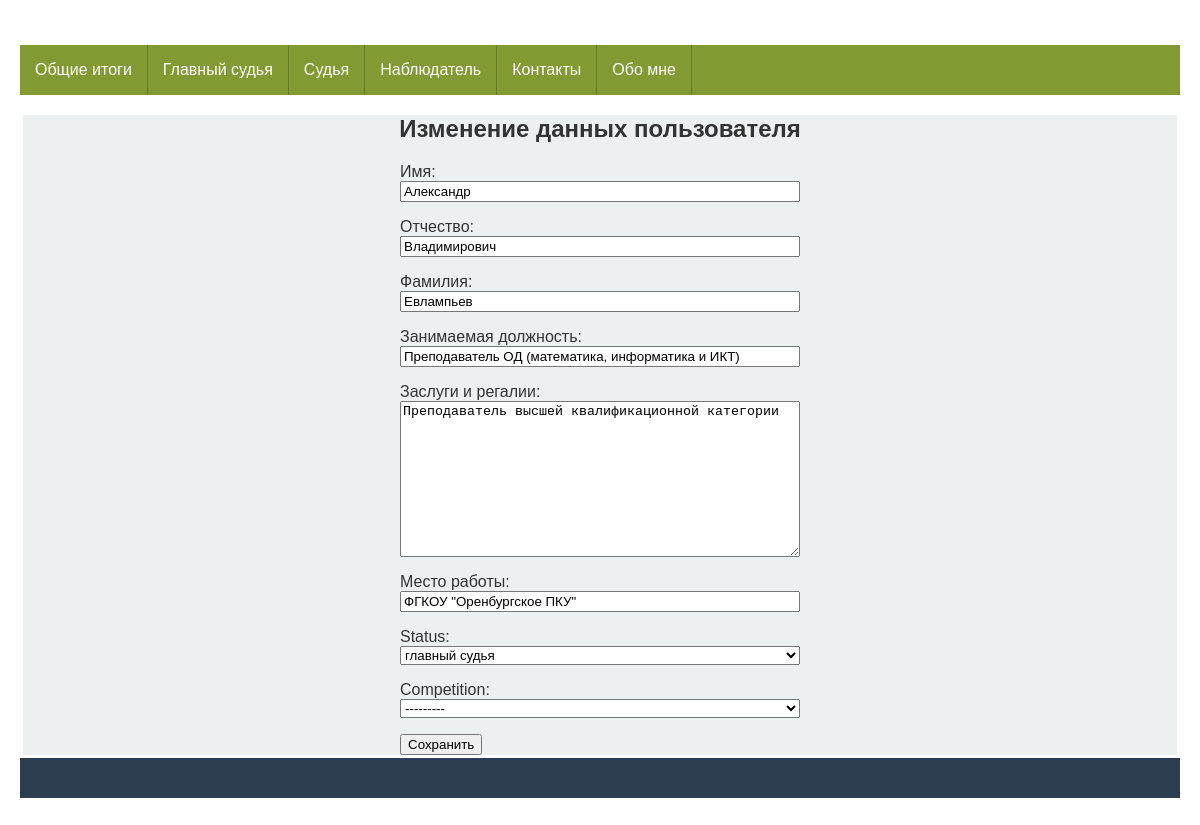
Page /judges/edit/1/ on the committed database.
### app_for_judges/models.py (models this page shows, shortened)
class User(models.Model):
    class Meta:
        abstract = True  # данное поле указывает, что класс абстрактный
    name = models.CharField(_('Имя'), max_length=25)
    patronymic = models.CharField(_('Отчество'), max_length=25, default=None)
    last_name = models.CharField(_('Фамилия'), max_length=25)
    is_active = models.BooleanField(_('Удалить'), default=True)

class Judge(User):
    STATUSES = (
        ('M', 'главный судья'),
        ('J', 'судья'),
        ('S', 'секретарь'),
        ('O', 'наблюдатель'),
    )
    class Meta:
        db_table = 'judges'
        verbose_name = _('Судьи')
    post = models.CharField(_('Занимаемая должность'), max_length=100)
    regalia = models.TextField(_('Заслуги и регалии'), default=None)
    organization = models.CharField(_('Место работы'), max_length=100)
    status = models.CharField(_('Статус на соревнованиях'), max_length=1,
                              choices=STATUSES, default='O')
    competitions = models.ManyToManyField(Competition, blank=True, default='Нет')

### app_for_competitions/models.py (models this page shows)
class Competition(models.Model):
    class Meta:
        db_table = 'competitions'
        verbose_name = _('Соревнования')
    name = models.CharField(_('Сокращенное название'), max_length=50)
    fullname = models.CharField(_('Полное наименование конкурса'), max_length=200,
                                default=None)
    date = models.DateField(_('Дата проведения'),
                            help_text="Дата начала")
    active = models.BooleanField(_('Активен'), default=True)
    def __str__(self):
        return self.name

### app_for_judges/views.py (the view, shortened to what this page needs)
# urls.py: path('edit/<int:pk>/', edit_judge, name='edit_judge'),
def edit_judge(request, pk):
    judge = get_object_or_404(Judge, id=pk)
    if request.method == 'GET':
        context = {'form': UserForm(instance=judge), 'id': pk}
        return render(request, 'app_for_judges/edit_judge.html', context)

### app_for_judges/forms.py
class UserForm(forms.ModelForm):
    class Meta:
        model = Judge
        fields = ['name', 'patronymic', 'last_name', 'post', 'regalia', 'organization']
    status = forms.ChoiceField(choices=Judge.STATUSES)
    competition = forms.ModelChoiceField(
        queryset=Competition.objects.all().order_by('name'), blank=True)

### app_for_judges/templates/app_for_judges/edit_judge.html (shortened to what this page needs)
{% extends 'base.html' %}
{% load static %}
{% block content %}
<h2 class="center">{% if id %} Изменение данных пользователя {% else %} Новый пользователь {% endif %}</h2>
<form method="post" novalidate>
    {{ form.as_p }}
    <input type="submit" value="Сохранить"/>
</form>
{% endblock content %}

### static/css/stylesheet.css (style rules this page uses)
body { margin: 0; }
* { box-sizing: border-box; }
.center { text-align: center; }
* { -moz-box-sizing: border-box; -webkit-box-sizing: border-box; box-sizing: border-box; }
html { color: #333333; font-size: 62.5%; }
body { font: normal 16px Tahoma, Geneva, Helvetica, sans-serif; margin: 0 auto; padding: 0; }
@media only all and (min-width: 760px) { body { padding: 20px; padding: 2rem; } }
form { max-width: 400px; margin: 0 auto; border: 1px solid # }
label, input, textarea, select { display: block; width: 100%; }
input[type='submit'] { display: inline-block; width: auto; }

### rows in the picture
Judge: name "Александр", patronymic "Владимирович", last_name "Евлампьев", post "Преподаватель ОД (математика, информатика и ИКТ)", regalia "Преподаватель высшей квалификационной категории", organization "ФГКОУ \"Оренбургское ПКУ\"", status "главный судья"
